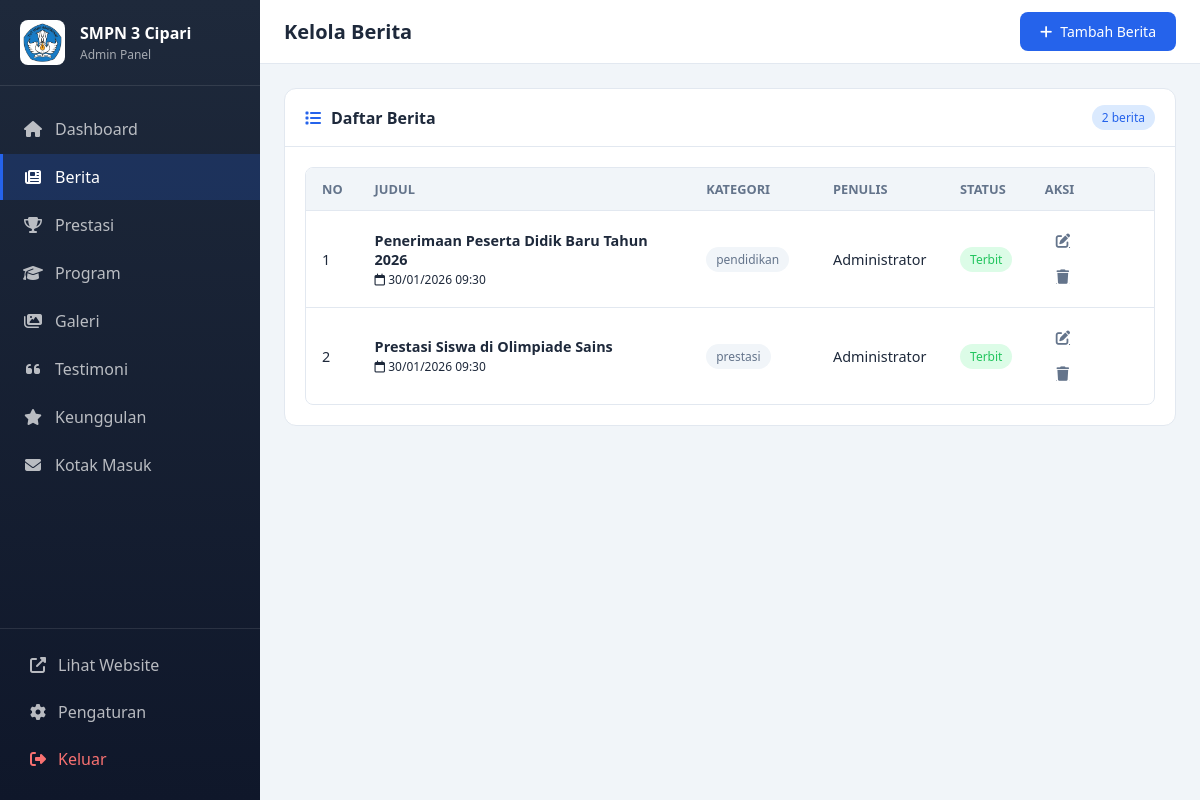
Screenshot of /admin/news.php (signed in) with the database file from the repository.
### tables this page shows
CREATE TABLE IF NOT EXISTS news (
    id INT UNSIGNED AUTO_INCREMENT PRIMARY KEY,
    title VARCHAR(255) NOT NULL,
    slug VARCHAR(255) NOT NULL UNIQUE,
    excerpt TEXT,
    content MEDIUMTEXT NOT NULL,
    featured_image VARCHAR(255),
    category VARCHAR(100) DEFAULT 'umum',
    status ENUM('draft', 'published') DEFAULT 'draft',
    author_id INT UNSIGNED,
    view_count INT UNSIGNED DEFAULT 0,
    published_at DATETIME DEFAULT NULL,
    created_at TIMESTAMP DEFAULT CURRENT_TIMESTAMP,
    updated_at TIMESTAMP DEFAULT CURRENT_TIMESTAMP ON UPDATE CURRENT_TIMESTAMP,
    FOREIGN KEY (author_id) REFERENCES admin_users(id) ON DELETE SET NULL,
    INDEX idx_slug (slug),
    INDEX idx_status (status),
    INDEX idx_category (category),
    INDEX idx_published (published_at)
);

### admin/news.php (the view, shortened to what this page needs)
<?php
$news = [];
try {
    $pdo = getDB();
    $stmt = $pdo->query("
        SELECT n.*, u.full_name as author_name
        FROM news n
        LEFT JOIN admin_users u ON n.author_id = u.id
        ORDER BY n.created_at DESC
    ");
    $news = $stmt->fetchAll();
    $total = count($news);
} catch (PDOException $e) {
    error_log("News Query Error: " . $e->getMessage());
}
$page = isset($_GET['page']) ? max(1, (int)$_GET['page']) : 1;
$perPage = 10;
$offset = ($page - 1) * $perPage;
$news = array_slice($news, $offset, $perPage);
?>
<!DOCTYPE html>
<html lang="id">
<head>
    <link rel="stylesheet" href="assets/css/admin.css">
    <link rel="stylesheet" href="https://cdnjs.cloudflare.com/ajax/libs/font-awesome/6.5.1/css/all.min.css">
</head>
<body>
    <?php include 'includes/sidebar.php'; ?>
    <main class="main-content">
        <header class="topbar">
            <div class="topbar-left">
                <h1 class="page-title">Kelola Berita</h1>
            </div>
            <div class="topbar-right">
                <a href="news-add.php" class="btn btn-primary">
                    <i class="fas fa-plus"></i>
                    <span>Tambah Berita</span>
                </a>
            </div>
        </header>
        <div class="content-wrapper">
            <div class="card">
                <div class="card-header">
                    <h3><i class="fas fa-list"></i> Daftar Berita</h3>
                    <div class="card-actions">
                        <span class="badge badge-primary"><?= $total ?> berita</span>
                    </div>
                </div>
                <div class="card-body">
                    <?php if (empty($news)): ?>
                    <div class="empty-state">
                        <i class="fas fa-newspaper"></i>
                        <p>Belum ada berita. Silakan tambah berita baru.</p>
                        <a href="news-add.php" class="btn btn-primary" style="margin-top: 15px;">
                            <i class="fas fa-plus"></i> Tambah Berita
                        </a>
                    </div>
                    <?php else: ?>
                    <div class="table-container">
                        <table>
                            <thead>
                                <tr>
                                    <th width="5%">No</th>
                                    <th width="40%">Judul</th>
                                    <th width="15%">Kategori</th>
                                    <th width="15%">Penulis</th>
                                    <th width="10%">Status</th>
                                    <th width="15%" class="text-right">Aksi</th>
                                </tr>
                            </thead>
                            <tbody>
                                <?php $no = $offset + 1; foreach ($news as $item): ?>
                                <tr>
                                    <td><?= $no++ ?></td>
                                    <td>
                                        <strong><?= htmlspecialchars($item['title'] ?? 'Tanpa judul') ?></strong>
                                        <br>
                                        <small class="text-muted">
                                            <i class="far fa-calendar"></i>
                                            <?= date('d/m/Y H:i', strtotime($item['created_at'] ?? 'now')) ?>
                                        </small>
                                    </td>
                                    <td>
                                        <span class="badge badge-secondary"><?= htmlspecialchars($item['category'] ?? '-') ?></span>
                                    </td>
                                    <td><?= htmlspecialchars($item['author_name'] ?? '-') ?></td>
                                    <td>
                                        <span class="badge badge-<?= ($item['status'] ?? 'draft') === 'published' ? 'success' : 'warning' ?>">
                                            <?= ($item['status'] ?? 'draft') === 'published' ? 'Terbit' : 'Draft' ?>
                                        </span>
                                    </td>
                                    <td class="text-right">
                                        <a href="news-edit.php?id=<?= $item['id'] ?? '' ?>" class="btn-icon" title="Edit">
                                            <i class="fas fa-edit"></i>
                                        </a>
                                        <a href="news.php?action=delete&id=<?= $item['id'] ?? '' ?>"
                                           class="btn-icon text-danger"
                                           title="Hapus"
                                           onclick="return confirmDelete('Apakah Anda yakin ingin menghapus berita ini?')">
                                            <i class="fas fa-trash"></i>
                                        </a>
                                    </td>
                                </tr>
                                <?php endforeach; ?>
                            </tbody>
                        </table>
                    </div>
                    <?php endif; ?>
                </div>
            </div>
        </div>
    </main>
</body>
</html>

### admin/assets/css/admin.css (style rules this page uses)
:root { --primary-color: #2563eb; --primary-dark: #1d4ed8; --primary-light: #dbeafe; --secondary-color: #64748b; --success-color: #22c55e; --success-light: #dcfce7; --danger-color: #ef4444; --danger-light: #fee2e2; --warning-color: #f59e0b; --warning-light: #fef3c7; --info-color: #3b82f6; --info-light: #dbeafe; --purple-color: #8b5cf6; --purple-light: #ede9fe; --background: #f1f5f9; --surface: #ffffff; --text-primary: #1e293b; --text-secondary: #64748b; --border-color: #e2e8f0; --sidebar-width: 260px; --header-height: 64px; --shadow-sm: 0 1px 2px 0 rgb(0 0 0 / 0.05); --shadow-md: 0 4px 6px -1px rgb(0 0 0 / 0.1); --shadow-lg: 0 10px 15px -3px rgb(0 0 0 / 0.1); }
* { margin: 0; padding: 0; box-sizing: border-box; }
body { font-family: 'Segoe UI', Tahoma, Geneva, Verdana, sans-serif; background: var(--background); color: var(--text-primary); min-height: 100vh; }
.main-content { margin-left: var(--sidebar-width); min-height: 100vh; display: flex; flex-direction: column; }
.topbar { height: var(--header-height); background: var(--surface); border-bottom: 1px solid var(--border-color); display: flex; align-items: center; justify-content: space-between; padding: 0 24px; position: sticky; top: 0; z-index: 100; }
.topbar-left { display: flex; align-items: center; gap: 15px; }
.page-title { font-size: 1.25rem; font-weight: 600; color: var(--text-primary); }
.topbar-right { display: flex; align-items: center; gap: 15px; }
.content-wrapper { padding: 24px; flex: 1; }
.card { background: var(--surface); border: 1px solid var(--border-color); border-radius: 12px; overflow: hidden; margin-bottom: 20px; }
.card-header { display: flex; justify-content: space-between; align-items: center; padding: 16px 20px; border-bottom: 1px solid var(--border-color); }
.card-header h3 { font-size: 1rem; font-weight: 600; display: flex; align-items: center; gap: 10px; }
.card-header h3 i { color: var(--primary-color); }
.card-body { padding: 20px; }
.btn-icon { width: 36px; height: 36px; border-radius: 8px; border: none; background: transparent; color: var(--text-secondary); cursor: pointer; display: flex; align-items: center; justify-content: center; transition: all 0.2s ease; }
.badge { display: inline-flex; align-items: center; padding: 4px 10px; border-radius: 20px; font-size: 0.75rem; font-weight: 500; }
.badge-success { background: var(--success-light); color: var(--success-color); }
.badge-secondary { background: var(--background); color: var(--text-secondary); }
.badge-primary { background: var(--primary-light); color: var(--primary-color); }
.btn { display: inline-flex; align-items: center; gap: 8px; padding: 10px 20px; border: none; border-radius: 8px; font-size: 0.875rem; font-weight: 500; cursor: pointer; text-decoration: none; transition: all 0.3s ease; }
.btn-primary { background: var(--primary-color); color: white; }
.table-container { overflow-x: auto; border-radius: 8px; border: 1px solid var(--border-color); }
table { width: 100%; border-collapse: collapse; }
thead { background: var(--background); }
th { padding: 12px 16px; text-align: left; font-weight: 600; font-size: 0.8rem; text-transform: uppercase; color: var(--text-secondary); border-bottom: 1px solid var(--border-color); }
td { padding: 12px 16px; border-bottom: 1px solid var(--border-color); font-size: 0.9rem; }
tbody tr:last-child td { border-bottom: none; }

### rows the page displays
news: title "Penerimaan Peserta Didik Baru Tahun 2026", created_at "30/01/2026 09:30", category "pendidikan", author.full_name "Administrator", status "Terbit"
news: title "Prestasi Siswa di Olimpiade Sains", created_at "30/01/2026 09:30", category "prestasi", author.full_name "Administrator", status "Terbit"

### other values shown
$item['label'] "Dashboard"
$item['label'] "Berita"
$item['label'] "Prestasi"
$item['label'] "Program"
$item['label'] "Galeri"
$item['label'] "Testimoni"
$item['label'] "Keunggulan"
$item['label'] "Kotak Masuk"
$total "2"
